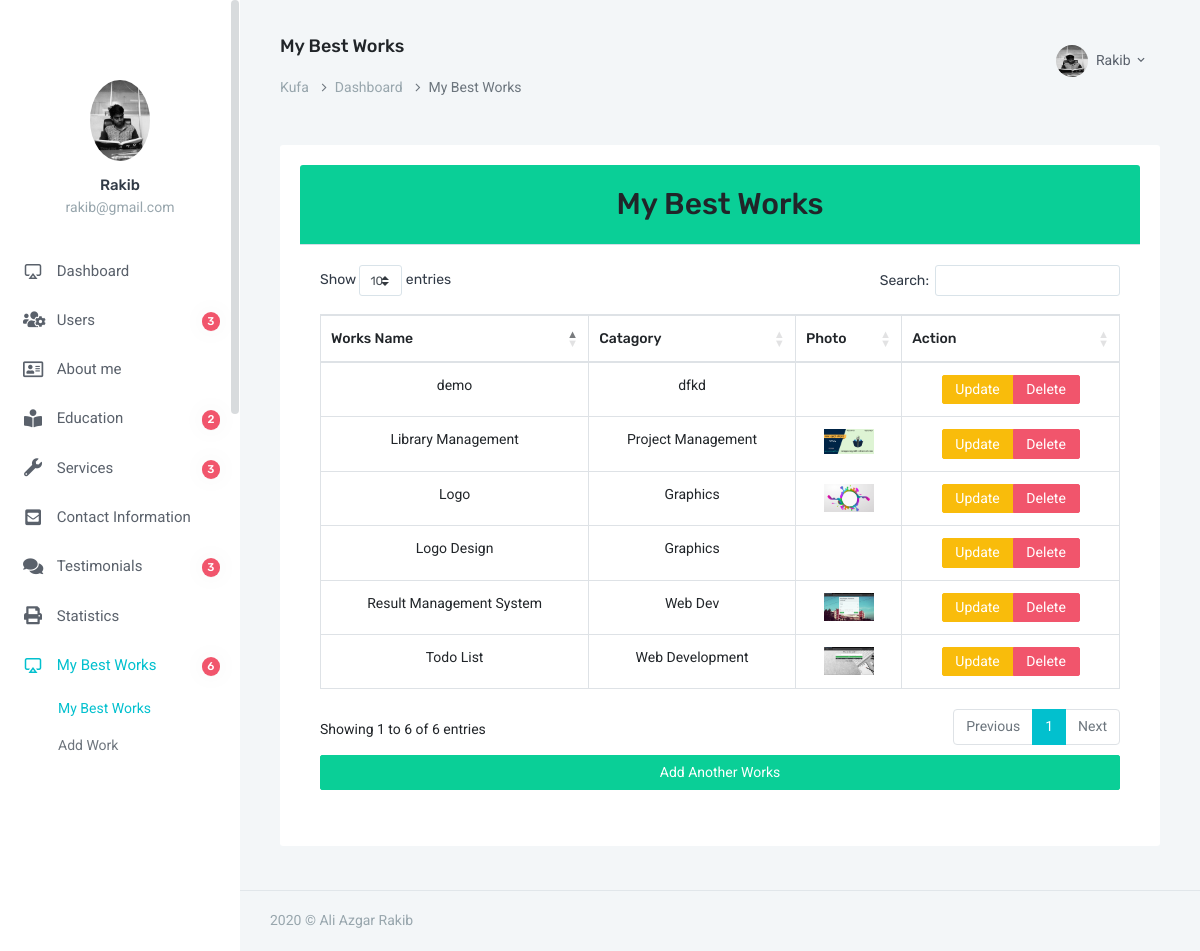
The page /admin/best_works.php (signed in) on the database its author committed.
### tables this page shows
CREATE TABLE `users` (
  `id` int(3) NOT NULL,
  `fname` varchar(100) NOT NULL,
  `email` varchar(100) NOT NULL,
  `password` varchar(255) NOT NULL,
  `status` int(1) NOT NULL DEFAULT 1,
  `photo` varchar(100) NOT NULL DEFAULT 'default.png'
);

CREATE TABLE `my_best_works` (
  `id` int(2) NOT NULL,
  `works_name` varchar(100) NOT NULL,
  `catagory` varchar(100) NOT NULL,
  `photo` varchar(110) NOT NULL DEFAULT 'default.jpg'
);

### admin/best_works.php (the view, shortened to what this page needs)
<?php
$title="My Best Works";
require_once "header.php";
require_once "db.php";
$all_works = $dbcon->query("SELECT * FROM my_best_works");
?>
                                	<div class="card mb-3" >
																	  <div class="card-header bg-success text-center"><h2>My Best Works</h2></div>
																	  <div class="card-body">
																				<table id="example" class="table table-bordered text-center">
																					<thead>
																						<tr>
																							<th>Works Name</th>
																							<th>Catagory</th>
																							<th>Photo</th>
																							<th>Action</th>
																						</tr>
																					</thead>
																					<tbody>
																					<?php foreach ($all_works as $result) {
																					 ?>
																						<tr>
																							<td><?=$result['works_name']?></td>
																							<td><?=$result['catagory']?></td>
																							<td><img src="image/my_best_works/<?=$result['photo']?>" alt="" style="width: 50px;"></td>
																							<td>
																								<div class="btn-group">
																									<a class="btn btn-sm btn-warning" href="best_works_update.php?id=<?=base64_encode($result['id'])?>">Update</a>
																									<a class="btn btn-sm btn-danger" href="best_works_delete.php?id=<?=base64_encode($result['id'])?>">Delete</a>
																								</div>
																							</td>
																						</tr>
																					<?php } ?>
																					</tbody>
																				</table>
																				<a class="btn btn-block btn-success mt-2" href="my_best_works.php">Add Another Works</a>
																	  </div>
																	</div>
<?php
    require_once "footer.php";
?>

### admin/header.php (shortened to what this page needs)
<?php require_once "db.php"; ?>
<!doctype html>
<html lang="en">
<head>
        <link rel="stylesheet" href="https://cdnjs.cloudflare.com/ajax/libs/twitter-bootstrap/4.1.3/css/bootstrap.css">
        <link rel="stylesheet" href="https://cdn.datatables.net/1.10.20/css/dataTables.bootstrap4.min.css">
        <link href="assets/css/bootstrap.min.css" rel="stylesheet" type="text/css" />
        <link href="assets/css/icons.css" rel="stylesheet" type="text/css" />
        <link rel="stylesheet" href="../front_end_assets/css/fontawesome-all.min.css">
        <link href="assets/css/metismenu.min.css" rel="stylesheet" type="text/css" />
        <link href="assets/css/style.css" rel="stylesheet" type="text/css" />
    </head>
    <body>
        <div id="wrapper">
            <div class="left side-menu">
                <div class="slimscroll-menu" id="remove-scroll">
                    <div class="user-box">
                        <div class="user-img">
                <?php
                    $email_for_photo = $_SESSION['user_email'];
                    $query_for_photo = $dbcon->query( "SELECT photo FROM users WHERE email='$email_for_photo'");
                    $photo_from_db   = $query_for_photo -> fetch_assoc();
                 ?>
                            <img src="image/users/<?=$photo_from_db['photo']?>" alt="user-img" title="Mat Helme" class="rounded-circle img-fluid">
                        </div>
                        <h5><a href="#"><?= $_SESSION['user_name']?></a> </h5>
                        <p class="text-muted"><?=$_SESSION['user_email']?></p>
                    </div>
                    <div id="sidebar-menu">
                        <ul class="metismenu" id="side-menu">
                            <li>
                                <a href="index.php">
                                    <i class="fi-air-play"></i> <span> Dashboard </span>
                                </a>
                            </li>
                            <li>
                                <a href="users.php"><i class="fas fa-users-cog"></i>
                                    <span class="badge badge-danger badge-pill float-right">
                                        <?php
                                        $result = $dbcon->query("SELECT COUNT(*) AS total_users FROM users");
                                        $row = $result->fetch_assoc();
                                        echo $row['total_users'];
                                        ?>
                                    </span>
                                    <span> Users </span>
                                </a>
                            </li>
                            <li>
                                <a href="javascript: void(0);"><i class="far fa-address-card"></i>  <span> About me </span></a>
                            </li>
                            <li>
                                <a href="javascript: void(0);"><i class="fas fa-book-reader"></i>
                                    <span class="badge badge-danger badge-pill float-right">
                                        <?php
                                        $education_result = $dbcon->query("SELECT COUNT(*) AS total_field FROM education_informations");
                                        $education_row = $education_result->fetch_assoc();
                                        echo $education_row['total_field'];
                                        ?>
                                    </span>
                                <span> Education </span></a>
                            </li>
                            <li>
                                <a href="javascript: void(0);"><i class="fas fa-wrench"></i>
                                    <span class="badge badge-danger badge-pill float-right">
                                        <?php
                                        $services_result = $dbcon->query("SELECT COUNT(*) AS total_field FROM services");
                                        $services_row = $services_result->fetch_assoc();
                                        echo $services_row['total_field'];
                                        ?>
                                    </span>
                                    <span> Services </span></a>
                            </li>
                            <li>
                                <a href="javascript: void(0);"><i class="fas fa-envelope-square"></i> <span> Contact Information</span></a>
                            </li>
                            <li>
                                <a href="javascript: void(0);"><i class="fas fa-comments"></i>
                                    <span class="badge badge-danger badge-pill float-right">
                                        <?php
                                        $testimonial_result = $dbcon->query("SELECT COUNT(*) AS total_field FROM testimonials");
                                        $testimonial_row = $testimonial_result->fetch_assoc();
                                        echo $testimonial_row['total_field'];
                                        ?>
                                    </span>
                                    <span> Testimonials</span></a>
                            </li>
                            <li>
                                <a href="javascript: void(0);"><i class="fas fa-print"></i><span> Statistics</span></a>
                            </li>
                            <li>
                                <a href="javascript: void(0);"><i class="fi-air-play"></i>
                                    <span class="badge badge-danger badge-pill float-right">
                                        <?php
                                        $best_works_result = $dbcon->query("SELECT COUNT(*) AS total_field FROM my_best_works");
                                        $best_works_row = $best_works_result->fetch_assoc();
                                        echo $best_works_row['total_field'];
                                        ?>
                                    </span>
                                    <span> My Best Works</span></a>
                                <ul class="nav-second-level" aria-expanded="false">
                                    <li><a href="best_works.php">My Best Works</a></li>
                                    <li><a href="my_best_works.php">Add Work</a></li>
                                </ul>
                            </li>
                            <li>
                                <a href="all_guest_message.php">
                                </a>
                            </li>
                        </ul>
                    </div>
                </div>
            </div>
            <div class="content-page">
                <div class="topbar">
                    <nav class="navbar-custom">
                        <ul class="list-unstyled topbar-right-menu float-right mb-0">
                            <li class="dropdown notification-list">
                                <a class="nav-link dropdown-toggle nav-user" data-toggle="dropdown" href="#" role="button"
                                   aria-haspopup="false" aria-expanded="false">
                                    <img src="image/users/<?=$photo_from_db['photo']?>" alt="user" class="rounded-circle"> <span class="ml-1"><?=$_SESSION['user_name']?> <i class="mdi mdi-chevron-down"></i> </span>
                                </a>
                            </li>
                        </ul>
                        <ul class="list-inline menu-left mb-0">
                            <li>
                                <h4 class="page-title-main"><?=$title?></h4>
                                <ol class="breadcrumb">
                                    <li class="breadcrumb-item"><a href="../index.php">Kufa</a></li>
                                    <li class="breadcrumb-item"><a href="index.php">Dashboard</a></li>
                                    <li class="breadcrumb-item active"><?=$title?></li>
                                </ol>
                            </li>
                        </ul>
                    </nav>
                </div>
                <div class="content">
                    <div class="container-fluid">
                        <div class="row">
                            <div class="col-12">
                                <div class="card-box">

### rows shown on the page
users: photo (picture)
my_best_works: works_name "Todo List", catagory "Web Development", photo (picture)
my_best_works: works_name "Result Management System", catagory "Web Dev", photo (picture)
my_best_works: works_name "demo", catagory "dfkd"
my_best_works: works_name "Logo Design", catagory "Graphics"
my_best_works: works_name "Library Management", catagory "Project Management", photo (picture)
my_best_works: works_name "Logo", catagory "Graphics", photo (picture)

### other values the page prints
$_SESSION['user_name'] "Rakib"
$_SESSION['user_email'] "rakib@gmail.com"
$row['total_users'] "3"
$education_row['total_field'] "2"
$services_row['total_field'] "3"
$testimonial_row['total_field'] "3"
$best_works_row['total_field'] "6"
$title "My Best Works"
